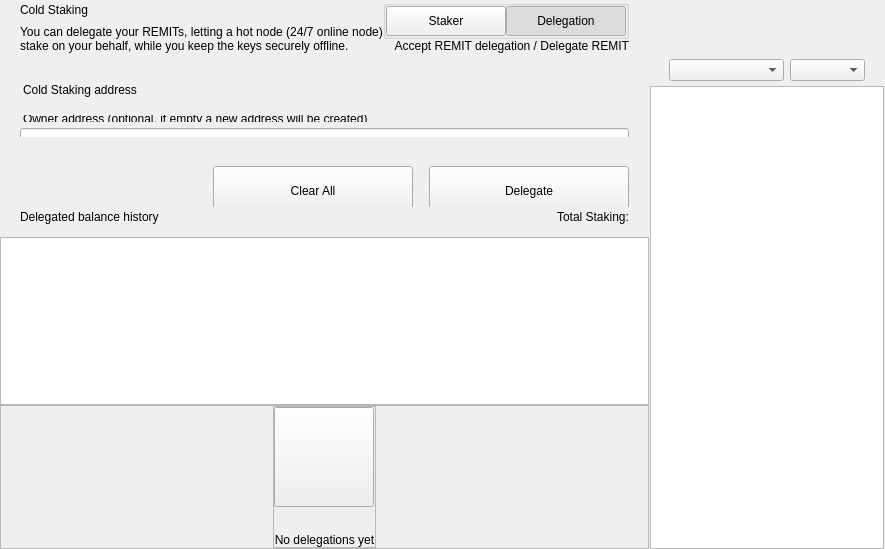
<?xml version="1.0" encoding="UTF-8"?>
<ui version="4.0">
 <class>ColdStakingWidget</class>
 <widget class="QWidget" name="ColdStakingWidget">
  <property name="geometry">
   <rect>
    <x>0</x>
    <y>0</y>
    <width>629</width>
    <height>549</height>
   </rect>
  </property>
  <property name="windowTitle">
   <string>Form</string>
  </property>
  <layout class="QHBoxLayout" name="horizontalLayout_1" stretch="2,1">
   <property name="spacing">
    <number>0</number>
   </property>
   <property name="leftMargin">
    <number>0</number>
   </property>
   <property name="topMargin">
    <number>0</number>
   </property>
   <property name="rightMargin">
    <number>0</number>
   </property>
   <property name="bottomMargin">
    <number>0</number>
   </property>
   <item>
    <widget class="QWidget" name="left" native="true">
     <layout class="QVBoxLayout" name="verticalLayout_3">
      <property name="leftMargin">
       <number>0</number>
      </property>
      <property name="topMargin">
       <number>0</number>
      </property>
      <property name="rightMargin">
       <number>0</number>
      </property>
      <property name="bottomMargin">
       <number>0</number>
      </property>
      <item>
       <layout class="QVBoxLayout" name="verticalLayout_2">
        <property name="spacing">
         <number>0</number>
        </property>
        <item>
         <layout class="QVBoxLayout" name="verticalLayoutTop">
          <property name="spacing">
           <number>0</number>
          </property>
          <property name="leftMargin">
           <number>0</number>
          </property>
          <property name="rightMargin">
           <number>0</number>
          </property>
          <item>
           <widget class="QWidget" name="containerTitle" native="true">
            <property name="sizePolicy">
             <sizepolicy hsizetype="Preferred" vsizetype="Minimum">
              <horstretch>0</horstretch>
              <verstretch>0</verstretch>
             </sizepolicy>
            </property>
            <property name="maximumSize">
             <size>
              <width>16777215</width>
              <height>100</height>
             </size>
            </property>
            <layout class="QHBoxLayout" name="containerTitleLayout">
             <property name="spacing">
              <number>0</number>
             </property>
             <property name="leftMargin">
              <number>20</number>
             </property>
             <property name="topMargin">
              <number>0</number>
             </property>
             <property name="rightMargin">
              <number>20</number>
             </property>
             <property name="bottomMargin">
              <number>0</number>
             </property>
             <item>
              <layout class="QVBoxLayout" name="verticalLayout11">
               <property name="spacing">
                <number>5</number>
               </property>
               <item>
                <widget class="QLabel" name="labelTitle">
                 <property name="text">
                  <string>Cold Staking</string>
                 </property>
                </widget>
               </item>
               <item>
                <widget class="QLabel" name="labelSubtitle1">
                 <property name="maximumSize">
                  <size>
                   <width>16777215</width>
                   <height>16777215</height>
                  </size>
                 </property>
                 <property name="text">
                  <string>You can delegate your REMITs, letting a hot node (24/7 online node)
stake on your behalf, while you keep the keys securely offline.</string>
                 </property>
                </widget>
               </item>
              </layout>
             </item>
             <item>
              <spacer name="horizontalSpacer">
               <property name="orientation">
                <enum>Qt::Horizontal</enum>
               </property>
               <property name="sizeHint" stdset="0">
                <size>
                 <width>40</width>
                 <height>20</height>
                </size>
               </property>
              </spacer>
             </item>
             <item>
              <widget class="QWidget" name="containerViewPrivacyChecks" native="true">
               <layout class="QVBoxLayout" name="containerPrivacyChecks">
                <property name="spacing">
                 <number>0</number>
                </property>
                <property name="leftMargin">
                 <number>0</number>
                </property>
                <property name="topMargin">
                 <number>0</number>
                </property>
                <property name="rightMargin">
                 <number>0</number>
                </property>
                <property name="bottomMargin">
                 <number>0</number>
                </property>
                <item alignment="Qt::AlignHCenter|Qt::AlignVCenter">
                 <widget class="QGroupBox" name="groupBox">
                  <property name="title">
                   <string/>
                  </property>
                  <layout class="QHBoxLayout" name="horizontalLayout_2_1">
                   <property name="spacing">
                    <number>0</number>
                   </property>
                   <property name="leftMargin">
                    <number>0</number>
                   </property>
                   <property name="topMargin">
                    <number>0</number>
                   </property>
                   <property name="rightMargin">
                    <number>0</number>
                   </property>
                   <property name="bottomMargin">
                    <number>0</number>
                   </property>
                   <item>
                    <widget class="QPushButton" name="pushLeft">
                     <property name="minimumSize">
                      <size>
                       <width>120</width>
                       <height>30</height>
                      </size>
                     </property>
                     <property name="maximumSize">
                      <size>
                       <width>120</width>
                       <height>30</height>
                      </size>
                     </property>
                     <property name="focusPolicy">
                      <enum>Qt::NoFocus</enum>
                     </property>
                     <property name="text">
                      <string>Staker</string>
                     </property>
                     <property name="checkable">
                      <bool>true</bool>
                     </property>
                     <property name="autoExclusive">
                      <bool>true</bool>
                     </property>
                    </widget>
                   </item>
                   <item>
                    <widget class="QPushButton" name="pushRight">
                     <property name="minimumSize">
                      <size>
                       <width>120</width>
                       <height>30</height>
                      </size>
                     </property>
                     <property name="maximumSize">
                      <size>
                       <width>120</width>
                       <height>30</height>
                      </size>
                     </property>
                     <property name="focusPolicy">
                      <enum>Qt::NoFocus</enum>
                     </property>
                     <property name="text">
                      <string>Delegation</string>
                     </property>
                     <property name="checkable">
                      <bool>true</bool>
                     </property>
                     <property name="checked">
                      <bool>true</bool>
                     </property>
                     <property name="autoExclusive">
                      <bool>true</bool>
                     </property>
                    </widget>
                   </item>
                  </layout>
                 </widget>
                </item>
                <item alignment="Qt::AlignTop">
                 <widget class="QLabel" name="labelSubtitle2">
                  <property name="text">
                   <string>Accept REMIT delegation / Delegate REMIT</string>
                  </property>
                  <property name="alignment">
                   <set>Qt::AlignRight|Qt::AlignTrailing|Qt::AlignVCenter</set>
                  </property>
                 </widget>
                </item>
               </layout>
              </widget>
             </item>
            </layout>
           </widget>
          </item>
          <item>
           <spacer name="verticalSpacer_2">
            <property name="orientation">
             <enum>Qt::Vertical</enum>
            </property>
            <property name="sizeType">
             <enum>QSizePolicy::Fixed</enum>
            </property>
            <property name="sizeHint" stdset="0">
             <size>
              <width>20</width>
              <height>30</height>
             </size>
            </property>
           </spacer>
          </item>
          <item>
           <widget class="QWidget" name="containerSend" native="true">
            <property name="minimumSize">
             <size>
              <width>0</width>
              <height>50</height>
             </size>
            </property>
            <layout class="QVBoxLayout" name="containerSendRow">
             <property name="spacing">
              <number>6</number>
             </property>
             <property name="leftMargin">
              <number>0</number>
             </property>
             <property name="topMargin">
              <number>0</number>
             </property>
             <property name="rightMargin">
              <number>0</number>
             </property>
             <property name="bottomMargin">
              <number>0</number>
             </property>
             <item>
              <widget class="QLabel" name="labelEditTitle">
               <property name="maximumSize">
                <size>
                 <width>16777215</width>
                 <height>30</height>
                </size>
               </property>
               <property name="styleSheet">
                <string notr="true">padding-left:20px; padding-bottom:3px;</string>
               </property>
               <property name="text">
                <string>Cold Staking address</string>
               </property>
              </widget>
             </item>
             <item>
              <spacer name="verticalSpacer_6">
               <property name="orientation">
                <enum>Qt::Vertical</enum>
               </property>
               <property name="sizeType">
                <enum>QSizePolicy::Fixed</enum>
               </property>
               <property name="sizeHint" stdset="0">
                <size>
                 <width>20</width>
                 <height>9</height>
                </size>
               </property>
              </spacer>
             </item>
             <item>
              <widget class="QWidget" name="containerOwner" native="true">
               <layout class="QVBoxLayout" name="vContainerOwner">
                <property name="spacing">
                 <number>4</number>
                </property>
                <property name="leftMargin">
                 <number>20</number>
                </property>
                <property name="topMargin">
                 <number>0</number>
                </property>
                <property name="rightMargin">
                 <number>20</number>
                </property>
                <property name="bottomMargin">
                 <number>0</number>
                </property>
                <item>
                 <widget class="QLabel" name="labelSubtitleDescription">
                  <property name="maximumSize">
                   <size>
                    <width>16777215</width>
                    <height>20</height>
                   </size>
                  </property>
                  <property name="styleSheet">
                   <string notr="true">margin-bottom:2px;
                   margin-left:0.05px;
                   padding:0px;</string>
                  </property>
                  <property name="text">
                   <string>Owner address (optional, if empty a new address will be created)</string>
                  </property>
                 </widget>
                </item>
                <item>
                 <widget class="QLineEdit" name="lineEditOwnerAddress">
                  <property name="minimumSize">
                   <size>
                    <width>0</width>
                    <height>50</height>
                   </size>
                  </property>
                  <property name="maximumSize">
                   <size>
                    <width>16777215</width>
                    <height>50</height>
                   </size>
                  </property>
                  <property name="styleSheet">
                   <string notr="true"/>
                  </property>
                  <property name="placeholderText">
                   <string>Enter owner address</string>
                  </property>
                 </widget>
                </item>
               </layout>
              </widget>
             </item>
            </layout>
           </widget>
          </item>
         </layout>
        </item>
        <item>
         <spacer name="verticalSpacer_3">
          <property name="orientation">
           <enum>Qt::Vertical</enum>
          </property>
          <property name="sizeType">
           <enum>QSizePolicy::Minimum</enum>
          </property>
          <property name="sizeHint" stdset="0">
           <size>
            <width>20</width>
            <height>20</height>
           </size>
          </property>
         </spacer>
        </item>
        <item>
         <widget class="QWidget" name="containerBtn" native="true">
          <property name="minimumSize">
           <size>
            <width>0</width>
            <height>50</height>
           </size>
          </property>
          <layout class="QHBoxLayout" name="horizontalLayout">
           <property name="rightMargin">
            <number>20</number>
           </property>
           <item>
            <spacer name="horizontalSpacer_2">
             <property name="orientation">
              <enum>Qt::Horizontal</enum>
             </property>
             <property name="sizeHint" stdset="0">
              <size>
               <width>200</width>
               <height>20</height>
              </size>
             </property>
            </spacer>
           </item>
           <item>
            <layout class="QHBoxLayout" name="horizontalLayout_7">
             <item>
              <spacer name="horizontalSpacer_3">
               <property name="orientation">
                <enum>Qt::Horizontal</enum>
               </property>
               <property name="sizeType">
                <enum>QSizePolicy::Expanding</enum>
               </property>
               <property name="sizeHint" stdset="0">
                <size>
                 <width>40</width>
                 <height>20</height>
                </size>
               </property>
              </spacer>
             </item>
             <item>
              <widget class="QPushButton" name="pushButtonClear">
               <property name="minimumSize">
                <size>
                 <width>200</width>
                 <height>50</height>
                </size>
               </property>
               <property name="focusPolicy">
                <enum>Qt::NoFocus</enum>
               </property>
               <property name="text">
                <string>Clear All</string>
               </property>
              </widget>
             </item>
             <item>
              <spacer name="horizontalSpacer_4">
               <property name="orientation">
                <enum>Qt::Horizontal</enum>
               </property>
               <property name="sizeType">
                <enum>QSizePolicy::Fixed</enum>
               </property>
               <property name="sizeHint" stdset="0">
                <size>
                 <width>10</width>
                 <height>20</height>
                </size>
               </property>
              </spacer>
             </item>
             <item>
              <widget class="QPushButton" name="pushButtonSend">
               <property name="minimumSize">
                <size>
                 <width>200</width>
                 <height>50</height>
                </size>
               </property>
               <property name="maximumSize">
                <size>
                 <width>200</width>
                 <height>50</height>
                </size>
               </property>
               <property name="focusPolicy">
                <enum>Qt::NoFocus</enum>
               </property>
               <property name="text">
                <string>Delegate</string>
               </property>
              </widget>
             </item>
            </layout>
           </item>
          </layout>
         </widget>
        </item>
        <item>
         <widget class="QWidget" name="containerHistoryLabel" native="true">
          <layout class="QHBoxLayout" name="horizontalLayout_4">
           <property name="spacing">
            <number>0</number>
           </property>
           <property name="leftMargin">
            <number>20</number>
           </property>
           <property name="topMargin">
            <number>0</number>
           </property>
           <property name="rightMargin">
            <number>20</number>
           </property>
           <property name="bottomMargin">
            <number>0</number>
           </property>
           <item>
            <widget class="QWidget" name="verticalWidget" native="true">
             <property name="minimumSize">
              <size>
               <width>100</width>
               <height>0</height>
              </size>
             </property>
             <layout class="QVBoxLayout" name="verticalLayout_58">
              <property name="leftMargin">
               <number>0</number>
              </property>
              <property name="topMargin">
               <number>0</number>
              </property>
              <property name="rightMargin">
               <number>0</number>
              </property>
              <property name="bottomMargin">
               <number>0</number>
              </property>
              <item>
               <widget class="QLabel" name="labelListHistory">
                <property name="text">
                 <string>Delegated balance history</string>
                </property>
               </widget>
              </item>
             </layout>
            </widget>
           </item>
           <item>
            <spacer name="horizontalSpacer_5">
             <property name="orientation">
              <enum>Qt::Horizontal</enum>
             </property>
             <property name="sizeHint" stdset="0">
              <size>
               <width>40</width>
               <height>20</height>
              </size>
             </property>
            </spacer>
           </item>
           <item>
            <widget class="QLabel" name="labelStakingTotal">
             <property name="text">
              <string>Total Staking:</string>
             </property>
            </widget>
           </item>
          </layout>
         </widget>
        </item>
        <item>
         <layout class="QVBoxLayout" name="verticalLayout_64">
          <property name="spacing">
           <number>0</number>
          </property>
          <item>
           <spacer name="verticalSpacer_44">
            <property name="orientation">
             <enum>Qt::Vertical</enum>
            </property>
            <property name="sizeType">
             <enum>QSizePolicy::Fixed</enum>
            </property>
            <property name="sizeHint" stdset="0">
             <size>
              <width>20</width>
              <height>10</height>
             </size>
            </property>
           </spacer>
          </item>
          <item>
           <widget class="QListView" name="listView">
            <property name="enabled">
             <bool>true</bool>
            </property>
            <property name="mouseTracking">
             <bool>true</bool>
            </property>
           </widget>
          </item>
          <item>
           <widget class="QFrame" name="emptyContainer">
            <property name="minimumSize">
             <size>
              <width>0</width>
              <height>100</height>
             </size>
            </property>
            <property name="frameShape">
             <enum>QFrame::StyledPanel</enum>
            </property>
            <property name="frameShadow">
             <enum>QFrame::Raised</enum>
            </property>
            <layout class="QVBoxLayout" name="verticalLayout_71" stretch="1,8">
             <property name="spacing">
              <number>0</number>
             </property>
             <property name="leftMargin">
              <number>0</number>
             </property>
             <property name="topMargin">
              <number>0</number>
             </property>
             <property name="rightMargin">
              <number>0</number>
             </property>
             <property name="bottomMargin">
              <number>0</number>
             </property>
             <item>
              <spacer name="verticalSpacer">
               <property name="orientation">
                <enum>Qt::Vertical</enum>
               </property>
               <property name="sizeHint" stdset="0">
                <size>
                 <width>20</width>
                 <height>20</height>
                </size>
               </property>
              </spacer>
             </item>
             <item alignment="Qt::AlignHCenter|Qt::AlignVCenter">
              <widget class="QFrame" name="emptyScreen">
               <property name="sizePolicy">
                <sizepolicy hsizetype="Expanding" vsizetype="Expanding">
                 <horstretch>0</horstretch>
                 <verstretch>0</verstretch>
                </sizepolicy>
               </property>
               <property name="frameShape">
                <enum>QFrame::StyledPanel</enum>
               </property>
               <property name="frameShadow">
                <enum>QFrame::Raised</enum>
               </property>
               <layout class="QVBoxLayout" name="verticalLayout">
                <property name="spacing">
                 <number>30</number>
                </property>
                <property name="leftMargin">
                 <number>0</number>
                </property>
                <property name="topMargin">
                 <number>0</number>
                </property>
                <property name="rightMargin">
                 <number>0</number>
                </property>
                <property name="bottomMargin">
                 <number>0</number>
                </property>
                <item alignment="Qt::AlignHCenter|Qt::AlignVCenter">
                 <widget class="QPushButton" name="pushImgEmpty">
                  <property name="minimumSize">
                   <size>
                    <width>100</width>
                    <height>100</height>
                   </size>
                  </property>
                  <property name="maximumSize">
                   <size>
                    <width>100</width>
                    <height>100</height>
                   </size>
                  </property>
                  <property name="focusPolicy">
                   <enum>Qt::NoFocus</enum>
                  </property>
                  <property name="text">
                   <string/>
                  </property>
                  <property name="iconSize">
                   <size>
                    <width>100</width>
                    <height>100</height>
                   </size>
                  </property>
                 </widget>
                </item>
                <item alignment="Qt::AlignHCenter|Qt::AlignVCenter">
                 <widget class="QLabel" name="labelEmpty">
                  <property name="styleSheet">
                   <string notr="true"/>
                  </property>
                  <property name="text">
                   <string>No delegations yet</string>
                  </property>
                  <property name="alignment">
                   <set>Qt::AlignCenter</set>
                  </property>
                 </widget>
                </item>
               </layout>
              </widget>
             </item>
            </layout>
           </widget>
          </item>
         </layout>
        </item>
       </layout>
      </item>
     </layout>
    </widget>
   </item>
   <item>
    <widget class="QWidget" name="right" native="true">
     <layout class="QVBoxLayout" name="rightContainer">
      <property name="spacing">
       <number>0</number>
      </property>
      <property name="leftMargin">
       <number>1</number>
      </property>
      <property name="topMargin">
       <number>0</number>
      </property>
      <property name="rightMargin">
       <number>1</number>
      </property>
      <property name="bottomMargin">
       <number>0</number>
      </property>
      <item>
       <widget class="QWidget" name="containerRightButtons" native="true">
        <property name="minimumSize">
         <size>
          <width>0</width>
          <height>50</height>
         </size>
        </property>
        <layout class="QVBoxLayout" name="verticalLayout_4">
         <property name="leftMargin">
          <number>19</number>
         </property>
         <property name="topMargin">
          <number>0</number>
         </property>
         <property name="rightMargin">
          <number>19</number>
         </property>
         <property name="bottomMargin">
          <number>0</number>
         </property>
         <item>
          <widget class="OptionButton" name="btnCoinControl" native="true">
           <property name="minimumSize">
            <size>
             <width>0</width>
             <height>0</height>
            </size>
           </property>
          </widget>
         </item>
         <item>
          <widget class="OptionButton" name="btnColdStaking" native="true"/>
         </item>
         <item>
          <widget class="OptionButton" name="btnMyStakingAddresses" native="true">
           <property name="sizePolicy">
            <sizepolicy hsizetype="Preferred" vsizetype="Minimum">
             <horstretch>0</horstretch>
             <verstretch>0</verstretch>
            </sizepolicy>
           </property>
          </widget>
         </item>
        </layout>
       </widget>
      </item>
      <item>
       <widget class="QWidget" name="sortWidget" native="true">
        <layout class="QHBoxLayout" name="horizontalLayout_6">
         <property name="leftMargin">
          <number>19</number>
         </property>
         <property name="rightMargin">
          <number>19</number>
         </property>
         <property name="bottomMargin">
          <number>5</number>
         </property>
         <item>
          <spacer name="horizontalSpacer_6">
           <property name="orientation">
            <enum>Qt::Horizontal</enum>
           </property>
           <property name="sizeHint" stdset="0">
            <size>
             <width>40</width>
             <height>20</height>
            </size>
           </property>
          </spacer>
         </item>
         <item>
          <widget class="QComboBox" name="comboBoxSort">
           <property name="sizePolicy">
            <sizepolicy hsizetype="Preferred" vsizetype="Fixed">
             <horstretch>0</horstretch>
             <verstretch>0</verstretch>
            </sizepolicy>
           </property>
           <property name="minimumSize">
            <size>
             <width>115</width>
             <height>0</height>
            </size>
           </property>
          </widget>
         </item>
         <item>
          <widget class="QComboBox" name="comboBoxSortOrder">
           <property name="sizePolicy">
            <sizepolicy hsizetype="Preferred" vsizetype="Fixed">
             <horstretch>0</horstretch>
             <verstretch>0</verstretch>
            </sizepolicy>
           </property>
           <property name="minimumSize">
            <size>
             <width>75</width>
             <height>0</height>
            </size>
           </property>
          </widget>
         </item>
        </layout>
       </widget>
      </item>
      <item>
       <widget class="QListView" name="listViewStakingAddress">
        <property name="enabled">
         <bool>true</bool>
        </property>
        <property name="mouseTracking">
         <bool>true</bool>
        </property>
       </widget>
      </item>
     </layout>
    </widget>
   </item>
  </layout>
 </widget>
 <customwidgets>
  <customwidget>
   <class>OptionButton</class>
   <extends>QWidget</extends>
   <header>qt/remita/optionbutton.h</header>
   <container>1</container>
  </customwidget>
 </customwidgets>
 <resources/>
 <connections/>
</ui>
